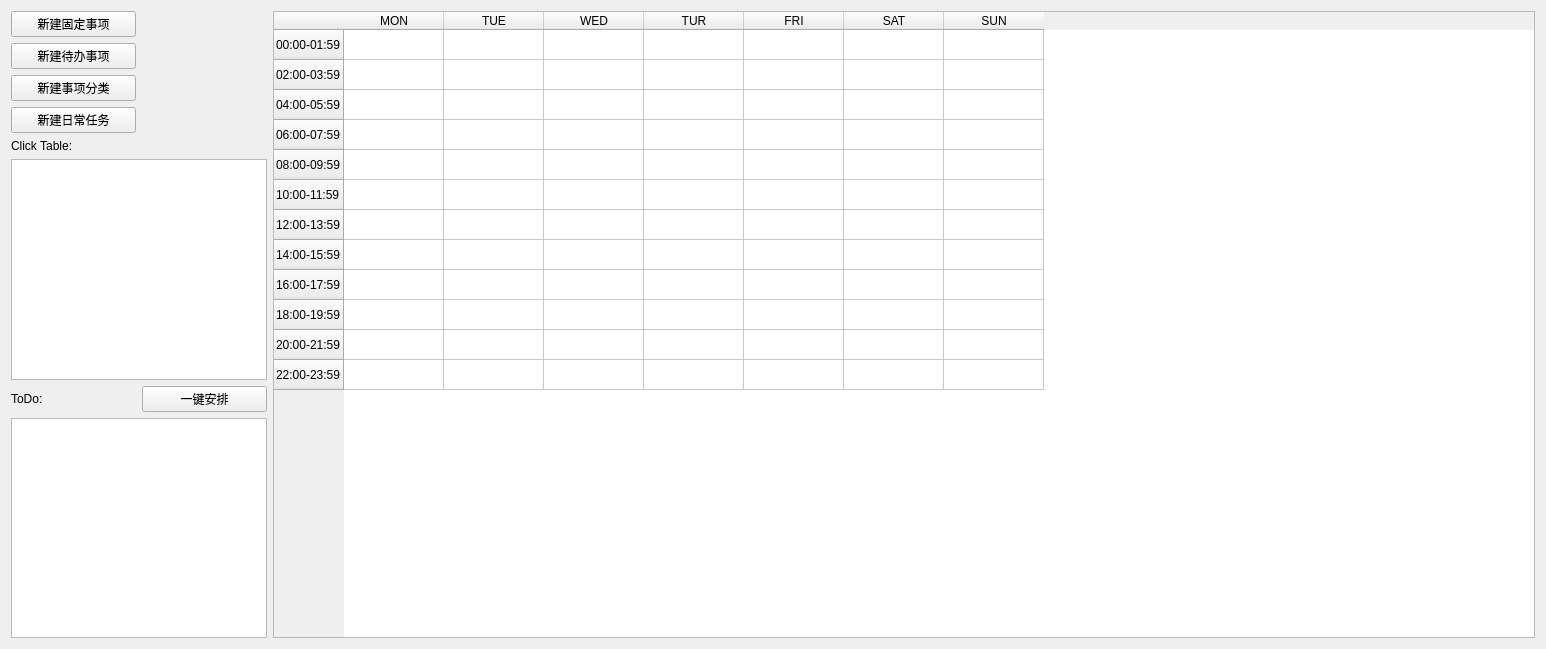
<?xml version="1.0" encoding="UTF-8"?>
<ui version="4.0">
 <class>Form</class>
 <widget class="QWidget" name="Form">
  <property name="geometry">
   <rect>
    <x>0</x>
    <y>0</y>
    <width>1546</width>
    <height>649</height>
   </rect>
  </property>
  <property name="windowTitle">
   <string>Form</string>
  </property>
  <layout class="QGridLayout" name="gridLayout_2">
   <item row="0" column="0">
    <layout class="QGridLayout" name="gridLayout">
     <item row="6" column="0">
      <widget class="QLabel" name="label_3">
       <property name="text">
        <string>ToDo:</string>
       </property>
      </widget>
     </item>
     <item row="5" column="0" colspan="2">
      <widget class="QListWidget" name="listWidget"/>
     </item>
     <item row="2" column="0">
      <widget class="QPushButton" name="pushButton_3">
       <property name="text">
        <string>新建事项分类</string>
       </property>
      </widget>
     </item>
     <item row="4" column="0">
      <widget class="QLabel" name="label">
       <property name="text">
        <string>Click Table:</string>
       </property>
      </widget>
     </item>
     <item row="1" column="0">
      <widget class="QPushButton" name="pushButton_2">
       <property name="text">
        <string>新建待办事项</string>
       </property>
      </widget>
     </item>
     <item row="6" column="1">
      <widget class="QPushButton" name="pushButton_5">
       <property name="text">
        <string>一键安排</string>
       </property>
      </widget>
     </item>
     <item row="3" column="0">
      <widget class="QPushButton" name="pushButton_4">
       <property name="text">
        <string>新建日常任务</string>
       </property>
      </widget>
     </item>
     <item row="0" column="0">
      <widget class="QPushButton" name="pushButton">
       <property name="text">
        <string>新建固定事项</string>
       </property>
      </widget>
     </item>
     <item row="7" column="0" colspan="2">
      <widget class="QListWidget" name="listWidget_2"/>
     </item>
     <item row="0" column="2" rowspan="8">
      <widget class="QTableWidget" name="tableWidget">
       <property name="sizePolicy">
        <sizepolicy hsizetype="Expanding" vsizetype="Expanding">
         <horstretch>0</horstretch>
         <verstretch>0</verstretch>
        </sizepolicy>
       </property>
       <property name="autoFillBackground">
        <bool>true</bool>
       </property>
       <property name="sizeAdjustPolicy">
        <enum>QAbstractScrollArea::AdjustToContents</enum>
       </property>
       <attribute name="horizontalHeaderCascadingSectionResizes">
        <bool>false</bool>
       </attribute>
       <attribute name="horizontalHeaderHighlightSections">
        <bool>true</bool>
       </attribute>
       <attribute name="horizontalHeaderShowSortIndicator" stdset="0">
        <bool>false</bool>
       </attribute>
       <attribute name="horizontalHeaderStretchLastSection">
        <bool>false</bool>
       </attribute>
       <row>
        <property name="text">
         <string>00:00-01:59</string>
        </property>
       </row>
       <row>
        <property name="text">
         <string>02:00-03:59</string>
        </property>
       </row>
       <row>
        <property name="text">
         <string>04:00-05:59</string>
        </property>
       </row>
       <row>
        <property name="text">
         <string>06:00-07:59</string>
        </property>
       </row>
       <row>
        <property name="text">
         <string>08:00-09:59</string>
        </property>
       </row>
       <row>
        <property name="text">
         <string>10:00-11:59</string>
        </property>
       </row>
       <row>
        <property name="text">
         <string>12:00-13:59</string>
        </property>
       </row>
       <row>
        <property name="text">
         <string>14:00-15:59</string>
        </property>
       </row>
       <row>
        <property name="text">
         <string>16:00-17:59</string>
        </property>
       </row>
       <row>
        <property name="text">
         <string>18:00-19:59</string>
        </property>
       </row>
       <row>
        <property name="text">
         <string>20:00-21:59</string>
        </property>
       </row>
       <row>
        <property name="text">
         <string>22:00-23:59</string>
        </property>
       </row>
       <column>
        <property name="text">
         <string>MON</string>
        </property>
       </column>
       <column>
        <property name="text">
         <string>TUE</string>
        </property>
       </column>
       <column>
        <property name="text">
         <string>WED</string>
        </property>
       </column>
       <column>
        <property name="text">
         <string>TUR</string>
        </property>
       </column>
       <column>
        <property name="text">
         <string>FRI</string>
        </property>
       </column>
       <column>
        <property name="text">
         <string>SAT</string>
        </property>
       </column>
       <column>
        <property name="text">
         <string>SUN</string>
        </property>
       </column>
      </widget>
     </item>
    </layout>
   </item>
  </layout>
 </widget>
 <resources/>
 <connections/>
</ui>
